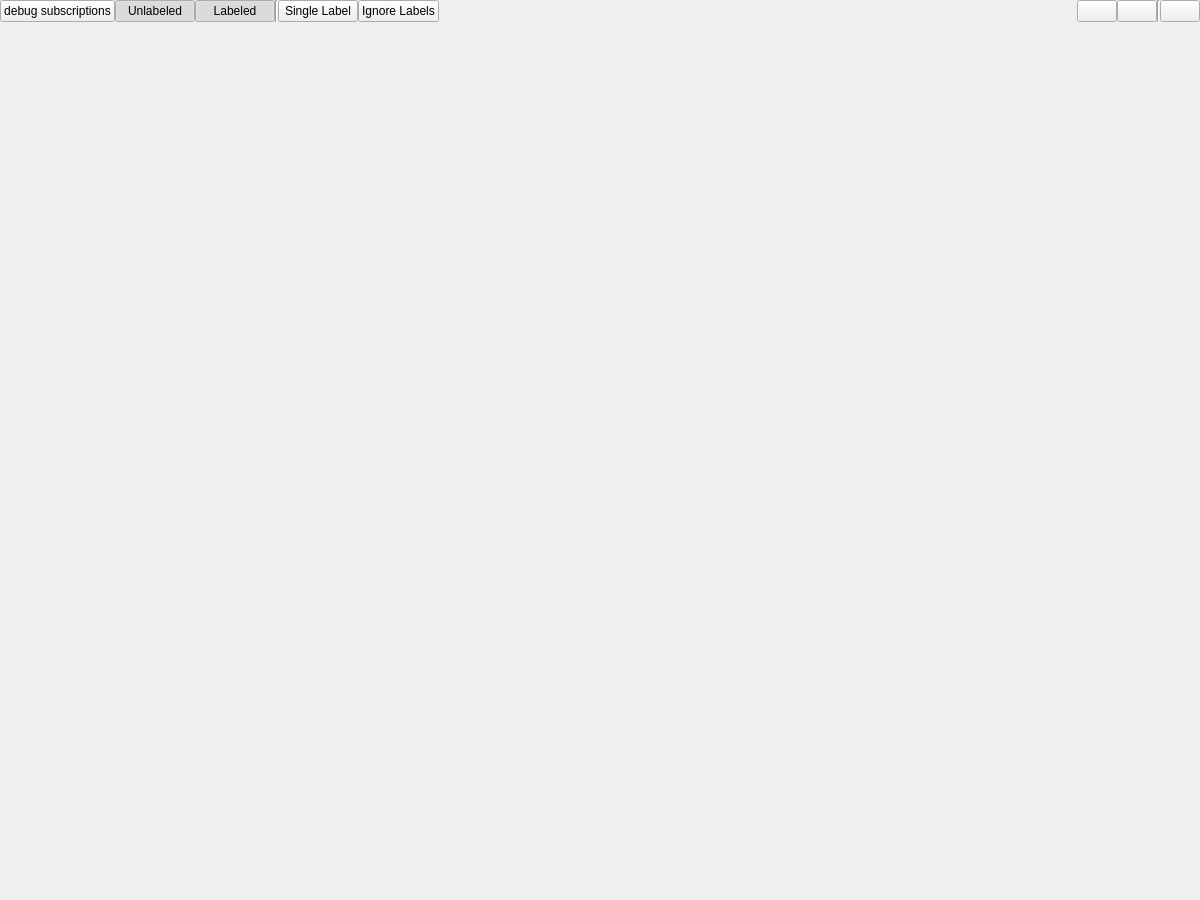
<?xml version="1.0" encoding="UTF-8"?>
<ui version="4.0">
 <class>MainWindow</class>
 <widget class="QMainWindow" name="MainWindow">
  <property name="geometry">
   <rect>
    <x>0</x>
    <y>0</y>
    <width>1200</width>
    <height>900</height>
   </rect>
  </property>
  <property name="windowTitle">
   <string>Multispectral Image Viewer</string>
  </property>
  <property name="windowIcon">
   <iconset resource="../gerbil.qrc">
    <normaloff>:/logoicon</normaloff>:/logoicon</iconset>
  </property>
  <widget class="QWidget" name="centralWidget">
   <layout class="QVBoxLayout" name="verticalLayout_4">
    <property name="spacing">
     <number>0</number>
    </property>
    <property name="leftMargin">
     <number>0</number>
    </property>
    <property name="topMargin">
     <number>0</number>
    </property>
    <property name="rightMargin">
     <number>0</number>
    </property>
    <property name="bottomMargin">
     <number>0</number>
    </property>
    <item>
     <layout class="QVBoxLayout" name="centralLayout">
      <item>
       <layout class="QHBoxLayout" name="toolbarLayout">
        <item>
         <widget class="QPushButton" name="subscriptionsDebugButton">
          <property name="text">
           <string>debug subscriptions</string>
          </property>
         </widget>
        </item>
        <item>
         <widget class="QPushButton" name="nonmarkButton">
          <property name="toolTip">
           <string>draw vectors of unlabeled pixels</string>
          </property>
          <property name="text">
           <string>Unlabeled</string>
          </property>
          <property name="checkable">
           <bool>true</bool>
          </property>
          <property name="checked">
           <bool>true</bool>
          </property>
         </widget>
        </item>
        <item>
         <widget class="QPushButton" name="markButton">
          <property name="toolTip">
           <string>draw vectors of labeled pixels</string>
          </property>
          <property name="text">
           <string>Labeled</string>
          </property>
          <property name="checkable">
           <bool>true</bool>
          </property>
          <property name="checked">
           <bool>true</bool>
          </property>
         </widget>
        </item>
        <item>
         <widget class="Line" name="line_2">
          <property name="orientation">
           <enum>Qt::Vertical</enum>
          </property>
         </widget>
        </item>
        <item>
         <widget class="QPushButton" name="singleButton">
          <property name="toolTip">
           <string>Show vectors of one label
(hover over pixel in band view to select label)</string>
          </property>
          <property name="text">
           <string>Single Label</string>
          </property>
          <property name="checkable">
           <bool>true</bool>
          </property>
         </widget>
        </item>
        <item>
         <widget class="QPushButton" name="ignoreButton">
          <property name="toolTip">
           <string>draw all vectors label-free</string>
          </property>
          <property name="text">
           <string>Ignore Labels</string>
          </property>
          <property name="checkable">
           <bool>true</bool>
          </property>
         </widget>
        </item>
        <item>
         <spacer name="horizontalSpacer">
          <property name="orientation">
           <enum>Qt::Horizontal</enum>
          </property>
          <property name="sizeHint" stdset="0">
           <size>
            <width>1</width>
            <height>1</height>
           </size>
          </property>
         </spacer>
        </item>
        <item>
         <widget class="QPushButton" name="addButton">
          <property name="toolTip">
           <string>add to current label</string>
          </property>
          <property name="text">
           <string/>
          </property>
          <property name="icon">
           <iconset theme="list-add">
            <normaloff/>
           </iconset>
          </property>
          <property name="iconSize">
           <size>
            <width>16</width>
            <height>16</height>
           </size>
          </property>
         </widget>
        </item>
        <item>
         <widget class="QPushButton" name="remButton">
          <property name="toolTip">
           <string>remove from current label</string>
          </property>
          <property name="text">
           <string/>
          </property>
          <property name="icon">
           <iconset theme="list-remove">
            <normaloff/>
           </iconset>
          </property>
          <property name="iconSize">
           <size>
            <width>16</width>
            <height>16</height>
           </size>
          </property>
         </widget>
        </item>
        <item>
         <widget class="Line" name="line_3">
          <property name="orientation">
           <enum>Qt::Vertical</enum>
          </property>
         </widget>
        </item>
        <item>
         <widget class="QPushButton" name="docksButton">
          <property name="toolTip">
           <string>select available dock windows</string>
          </property>
          <property name="text">
           <string/>
          </property>
          <property name="icon">
           <iconset theme="preferences-system-windows">
            <normaloff/>
           </iconset>
          </property>
          <property name="iconSize">
           <size>
            <width>16</width>
            <height>16</height>
           </size>
          </property>
         </widget>
        </item>
       </layout>
      </item>
      <item>
       <layout class="QVBoxLayout" name="distviewLayout">
        <property name="spacing">
         <number>0</number>
        </property>
        <property name="leftMargin">
         <number>4</number>
        </property>
        <property name="topMargin">
         <number>4</number>
        </property>
        <property name="bottomMargin">
         <number>4</number>
        </property>
        <item>
         <spacer name="verticalSpacer">
          <property name="orientation">
           <enum>Qt::Vertical</enum>
          </property>
          <property name="sizeHint" stdset="0">
           <size>
            <width>0</width>
            <height>0</height>
           </size>
          </property>
         </spacer>
        </item>
       </layout>
      </item>
     </layout>
    </item>
   </layout>
  </widget>
 </widget>
 <resources>
  <include location="../gerbil.qrc"/>
 </resources>
 <connections/>
</ui>
